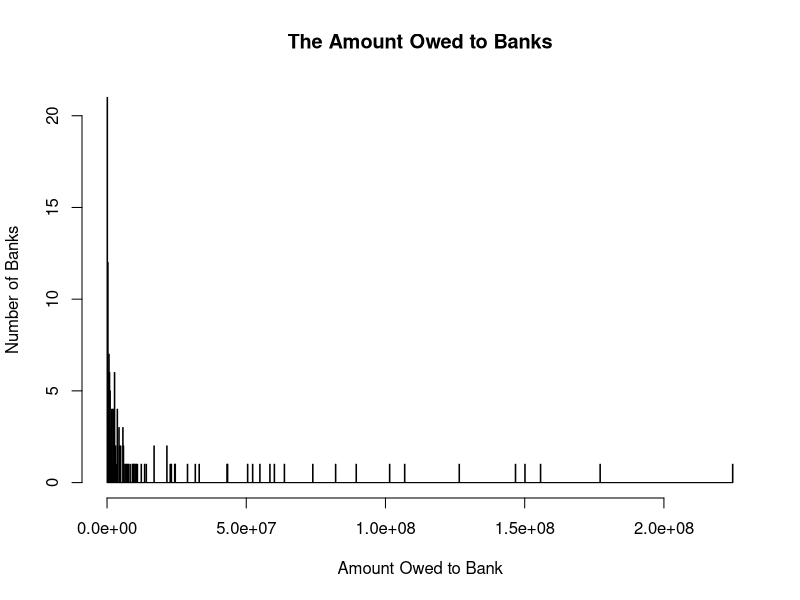

Write R code to recreate this figure.
#plots historgram
#equities <- read.csv("equities.csv", header=F, sep=",")

#df_e <- data.frame(equities)
#equities_vec  = as.numeric(df_e[1,])

#hist(equities_vec,main="Equities of Banks", xlab="Equity", ylab="Number of Banks"
#,breaks=1000)
#,breaks=1000,xlim=c(0,4e+07))


#equities <- read.csv("externalAssets.csv", header=F, sep=",")

#df_e <- data.frame(equities)
#equities_vec  = as.numeric(df_e[1,])

#hist(equities_vec,main="External Assets of Banks", xlab="External Assets", ylab="Number of Banks"
#,breaks=1000)
#,breaks=1000,xlim=c(0,4e+07))




loans <- read.csv("interbank.csv", header=F, sep=",")


numNodes = length(loans$V1)
numNodes

loans2 <- numeric(numNodes)

counter =1
for(i in 1:numNodes) {
    loans2[counter] <- sum(loans[i])
    counter = counter+1
}

hist(loans2,main="The Amount Owed to Banks", xlab="Amount Owed to Bank", ylab="Number of Banks"
,breaks=1000)




#loans <- read.csv("interbank.csv", header=F, sep=",")



#numNodes = length(loans$V1)


#loans2 <- numeric(numNodes)

#counter =1
#for(i in 1:numNodes) {
#    loans2[counter] <- sum(loans[i,])
#    counter = counter+1
#}


#hist(loans2,main="The Amount Owed by Banks", xlab="Amount Owed by Bank", ylab="Number of Banks"
#,breaks=1000)
#,breaks=1000,xlim=c(0,4e+07))














